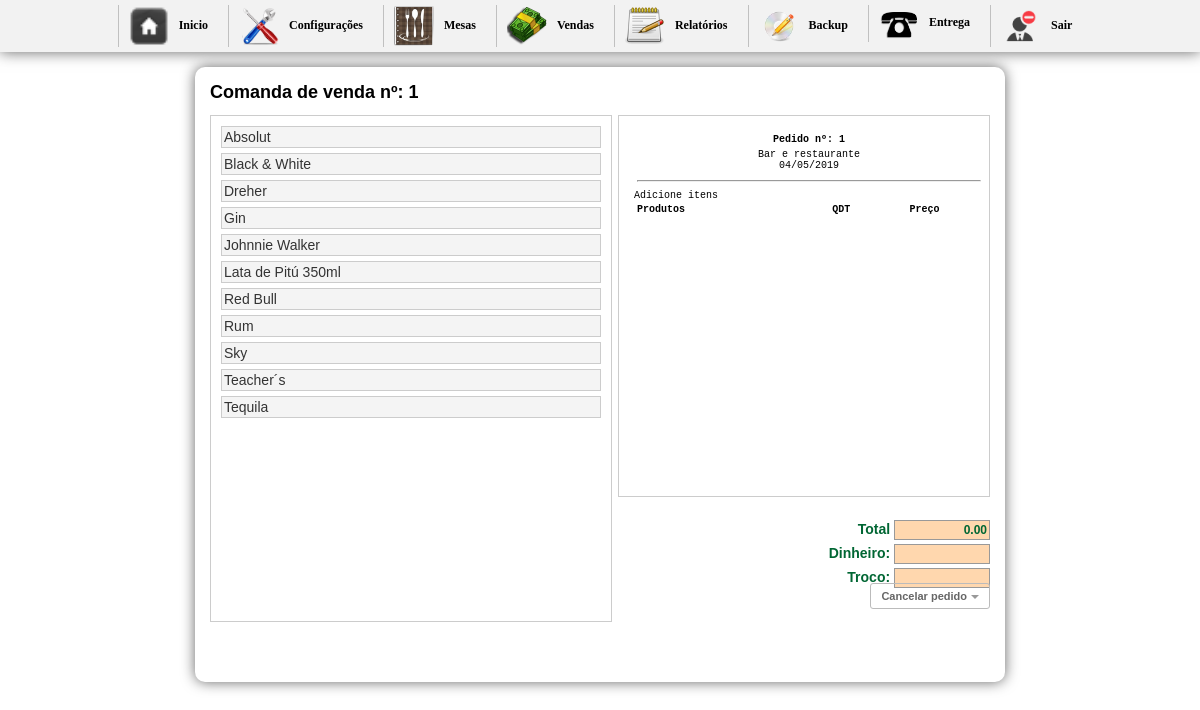
The app's page /inicio.php?btn=nova, older data.
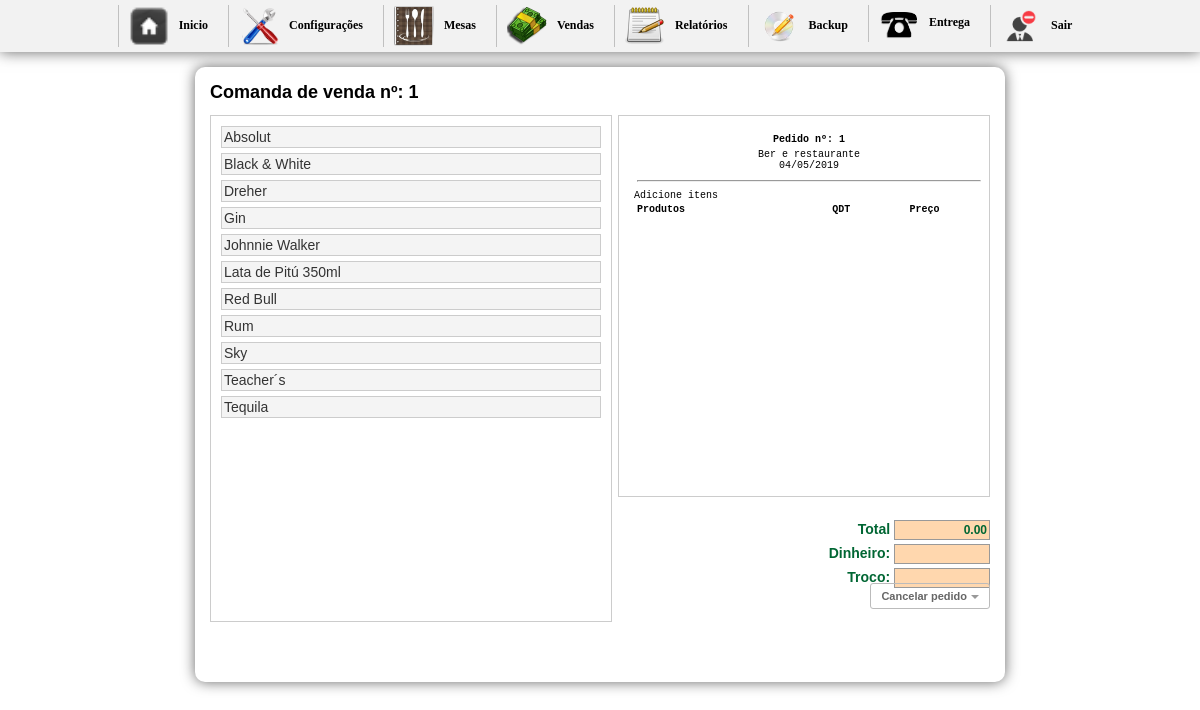
The same page, newer data.
### tables this page shows
CREATE TABLE `tbl_carrinho` (
  `id` int(11) NOT NULL AUTO_INCREMENT,
  `cod` int(11) NOT NULL,
  `nome` varchar(150) NOT NULL,
  `preco` varchar(10) NOT NULL,
  `qtd` int(11) NOT NULL,
  `comanda` int(200) NOT NULL,
  `data` date NOT NULL,
  `time` time NOT NULL,
  `id_mesa` int(30) NOT NULL,
  `situacao` int(2) NOT NULL,
  `idGarcon` varchar(200) NOT NULL,
  `status` int(1) NOT NULL,
  `destino` int(1) NOT NULL,
  `entregue` int(1) NOT NULL,
  `feito` int(1) NOT NULL,
  `observacao` varchar(40) NOT NULL,
  PRIMARY KEY (`id`)
);

CREATE TABLE `config` (
  `id_conf` int(30) NOT NULL,
  `empresa` varchar(200) NOT NULL,
  `telefone` varchar(30) NOT NULL,
  `pgarcon` int(10) NOT NULL,
  `ativo` int(2) NOT NULL
);

### vender.php (the view, shortened to what this page needs)
<?php
  $sql1 = mysql_query("SELECT * FROM tbl_carrinho ORDER BY comanda DESC") or die(mysql_error());
  $cont1 = mysql_fetch_array($sql1);
  $numero1 = $cont1['comanda'];
  $proxima1 = $numero1 + 1;
  ?>
<h1>Comanda de venda nº: <?php echo $proxima1 ?></h1>
<div id="boxprodutos">
	<div id="comentarios2">
    <ul>
	<?php
	$seleciona = mysql_query("SELECT * FROM tbl_produtos WHERE id_categoria ='6' ORDER BY nome ASC") or die(mysql_error());
	$contar = mysql_num_rows($seleciona);
	if($contar == 0){
		echo "";
	}else{
		while($res_comentarios = mysql_fetch_array($seleciona)){
			$cod          = $res_comentarios['cod'];
			$nome         = $res_comentarios['nome'];
			$preco		  = $res_comentarios['preco'];
	?>
       <li><a href="cadastra.php?cod=<?php echo $cod ?>&nome=<?php echo $nome ?>&preco=<?php echo $preco ?>&qtd=1&comanda=<?php echo $proxima1 ?>" class="btn"><?php echo $nome; ?></a></li>
    <?php
		}
	}
	?>
    </ul>
    </div>
</div>
<div id="box">
	<div id="comentarios">
    <table width="100%" border="0" class="inputs">
  <tr>
  <td align="center"><strong>Pedido nº: <?php echo $proxima1 ?></strong></td>
  </tr>
  <tr>
   <?php $n = mysql_query("SELECT * FROM config");
 	$a = mysql_fetch_array($n);
 ?>
    <td align="center"><?php echo $a['empresa'] ?> <br/> <?php echo date("d/m/Y"); ?></td>
    </tr>
    <tr>
    <td><hr/></td>
    </tr>
</table>
    <table width="100%">
    <tr>
	  <td><strong>Produtos</strong></td>
      <td width="14%" align="center"><strong>QDT</strong></td>
	  <td align="center"><strong>Preço</strong></td>
	  </tr>
    </table>
 <div id="formulario">
    <?php $total = number_format($total, 2, '.', '.'); ?>
      <form name="formulario" action="" method="post" enctype="multipart/form-data">
            <span class="valores">Total </span>
        <input name="total" type="text" value="<?php echo $total ?>" size="8" maxlength="6" class="calc" readonly="true"/><br/>
            <span class="valores">Dinheiro: </span>
    <input name="dinheiro" type="text" size="8" maxlength="6"  class="calc" onkeyup="javascript:operacao('')" id="dinheiro-1" readonly="true"/><br/>
            <span class="valores">Troco: </span>
        <input name="troco" type="text" class="calc" size="8" maxlength="8" readonly="true"/><br/>
      </form>
      <a href="inicio.php"class="button">
  Cancelar pedido</a>
      </div>
  </div>
</div>

Row changes from the older to the newer data that the page shows:
changed config: empresa "Bar e restaurante" → "Ber e restaurante"
